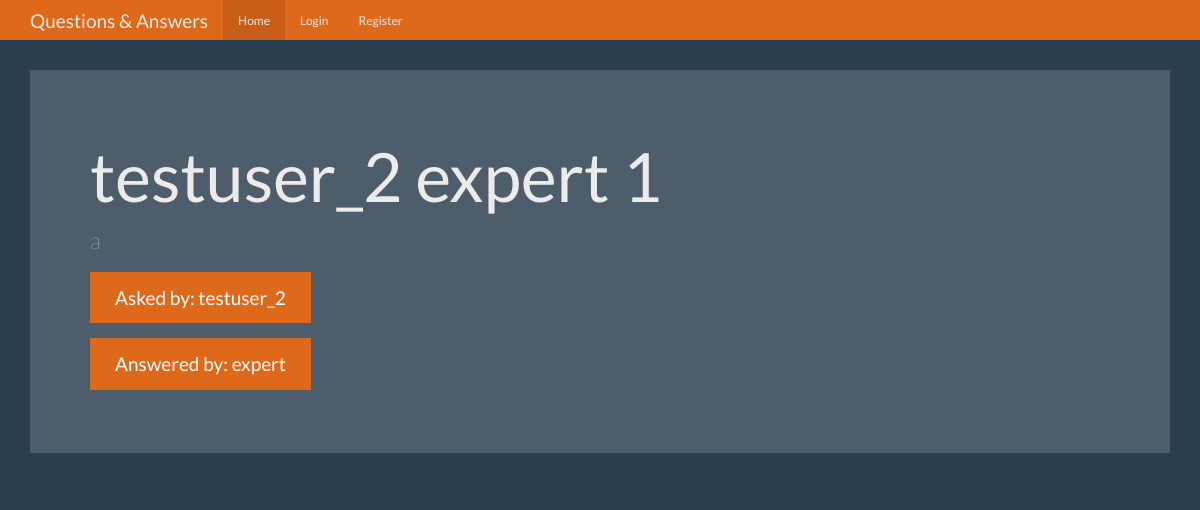
/question/4, run on the app's committed database.
### tables this page shows
CREATE TABLE questions (
    id integer primary key autoincrement,
    question_text text not null,
    answer_text text,
    asked_by_id integer not null,
    expert_id integer not null
);

CREATE TABLE users (
    id integer primary key autoincrement,
    name text not null,
    password text not null,
    expert boolean not null,
    admin boolean not null 
);

### app.py (the view)
@app.route('/question/<question_id>')
def question(question_id):
    user = get_current_user()
    db = get_db()
    cur = db.execute(
        'select questions.question_text,questions.answer_text, askers.name as asker_name, experts.name as expert_name from questions join users as askers on askers.id = questions.asked_by_id join users as experts on experts.id = questions.expert_id where questions.id=? ', [question_id])
    result = cur.fetchone()
    return render_template('question.html', user=user, data=result)

### app.py (called while the page is built)
def get_current_user():
    user_result = None
    if 'user' in session:
        db = connect_db()
        user = session['user']
        cur = db.execute(
            'select id,name,password,expert,admin from users where name = ?', [user])
        user_result = cur.fetchone()
    return user_result

### database.py (called while the page is built)
def connect_db():
    current_path = os.getcwd()
    db_name = "questions.db"
    sql = sqlite3.connect(f"{current_path}/{db_name}")
    sql.row_factory = sqlite3.Row
    return sql

def get_db():
    if not hasattr(g, 'sqlite_db'):
        g.sqlite_db = connect_db()
    return g.sqlite_db

### templates/question.html (shortened to what this page needs)
{% from "nav_bar.html" import show_links %}
<!DOCTYPE html>
<html lang="en">
  <head>
    <link href="{{ url_for('static', filename='bootstrap.min.css') }}" rel="stylesheet">
    <link href="{{ url_for('static', filename='theme.css') }}" rel="stylesheet">
  </head>
  <body>
    <nav class="navbar navbar-inverse navbar-fixed-top">
      <div class="container">
        <div class="navbar-header">
          <a class="navbar-brand" href="#">Questions & Answers</a>
        </div>
        <div id="navbar" class="navbar-collapse collapse">
          {{ show_links(user) }}
        </div>
      </div>
    </nav>
    <div class="container theme-showcase" role="main">
      <div class="jumbotron">
        <h1>{{ data['question_text'] }}</h1>
        <p>{{ data['answer_text'] }}</p>
        <p><a class="btn btn-primary btn-lg">Asked by: {{ data['asker_name'] }}</a></p>
        <p><a class="btn btn-primary btn-lg">Answered by: {{ data['expert_name'] }}</a></p>
      </div>
    </div>
  </body>
</html>

### static/theme.css (style rules this page uses)
body { padding-top: 70px; padding-bottom: 30px; }

### data on the page
questions: question_text "testuser_2 expert 1", answer_text "a"
users: asker_name "testuser_2"
users: expert_name "expert"
